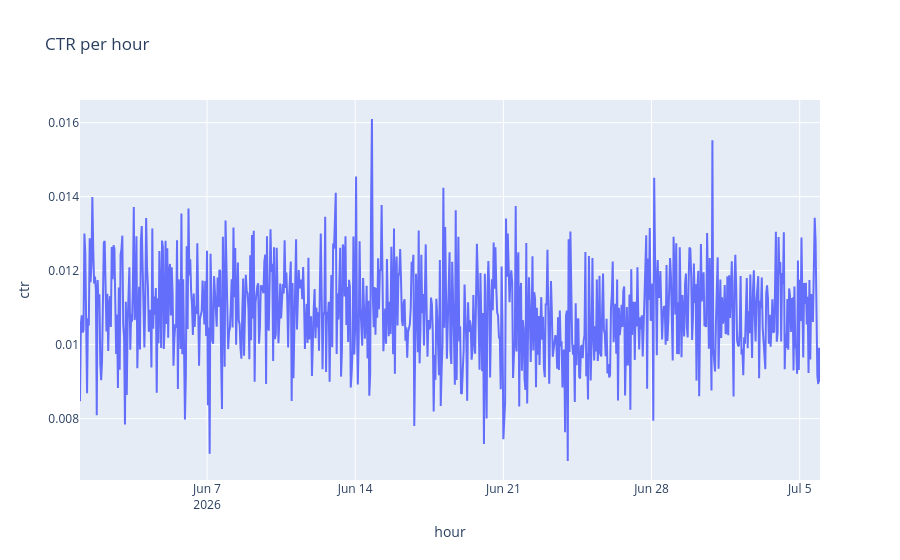

Write notebook code for a chart like this one.
### Code cell
px.line(df, x="hour", y="ctr", title="CTR per hour")

### Figure 1 — Plotly figure (JSON) as saved in the notebook; plotly's stock layout.template omitted (floating-point values rounded to 4 significant figures; data arrays with more than 128 entries replaced by an {"elided": "..."} marker saying what was removed)
{"data": [{"hovertemplate": "hour=%{x}<br>ctr=%{y}<extra></extra>", "legendgroup": "", "line": {"color": "#636efa", "dash": "solid"}, "marker": {"symbol": "circle"}, "mode": "lines", "name": "", "orientation": "v", "showlegend": false, "type": "scatter", "x": {"elided": "840 str values"}, "xaxis": "x", "y": {"elided": "840 float values"}, "yaxis": "y"}], "layout": {"legend": {"tracegroupgap": 0}, "title": {"text": "CTR per hour"}, "xaxis": {"anchor": "y", "domain": [0.0, 1.0], "title": {"text": "hour"}}, "yaxis": {"anchor": "x", "domain": [0.0, 1.0], "title": {"text": "ctr"}}}}
